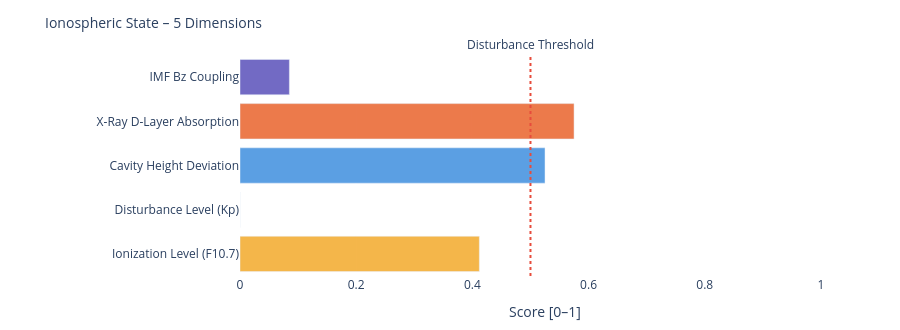

This figure's notebook cell:
### Markdown cell above
---
### 📐 Systemic Insight: Geometric Cavity vs. Real Schumann Resonance

**Relevant for:** Layer 6 = delta analysis &nbsp;|&nbsp; Layer 7 = feature vector / system interpretation

A cavity height change from 80 km to 70 km shifts the **idealized geometric frequencies** only minimally:

| Modus | Aktuell | Referenz | Δ |
|-------|---------|----------|---|
| SR-1 | 10.4762 Hz | 10.4599 Hz | +16 mHz |
| SR-2 | 18.1452 Hz | 18.1171 Hz | +28 mHz |
| SR-3 | 25.6612 Hz | 25.6215 Hz | +40 mHz |
| SR-4 | 33.1285 Hz | 33.0772 Hz | +51 mHz |

The geometric effect is limited because 10 km is very small compared to Earth's radius (~6371 km).

**Consequence:** Real Schumann deviations are likely driven more strongly by **conductivity, damping, day/night structure, lightning distribution and source geometry** than by pure cavity height.

---

**Layer 6 compares:**
```
geometric Δ from Layer 4  vs.  observed Δ from real Schumann measurement data
```

**Layer 7 Feature:**
```
If real Δ >> geometric Δ  →  non-geometric factors dominant
```

### Code cell
# ============================================================
# IONOSPHERIC STATE – Summary gauge
# Five dimensions: ionization, disturbance, cavity height, X-Ray, Bz coupling
# ============================================================

def norm(v, lo, hi):
    if v is None: return None
    return round(max(0.0, min(1.0, (v - lo) / (hi - lo))), 3)

# Ionization level (F10.7 → F2-Layer)
ioniz = norm(f107_val, 60, 250)

# Disturbance level (Kp → E/F-Layer irregularities)
disturb = norm(kp_val, 0, 9)

# Cavity height deviation from reference (80 km)
h_dev = norm(abs(h_eff - 80), 0, 20)

# X-Ray ionization (D-Layer absorption)
xray_ioniz = None
if xray_now is not None:
    xray_ioniz = norm(math.log10(max(xray_now, 1e-9)) + 9, 0, 5)

# Bz coupling (southward Bz → stronger magnetosphere-ionosphere coupling)
bz_coupling = norm(-(bz_now or 0), -5, 30) if bz_now is not None else None

dims = [
    ('Ionization Level (F10.7)',    ioniz,      '#F2A623'),
    ('Disturbance Level (Kp)',      disturb,    '#7F77DD'),
    ('Cavity Height Deviation',     h_dev,      '#378ADD'),
    ('X-Ray D-Layer Absorption',    xray_ioniz, '#E85D24'),
    ('IMF Bz Coupling',             bz_coupling,'#534AB7'),
]

fig = go.Figure()
for name, val, col in dims:
    if val is not None:
        h = int(val * 20)
        bar = '█' * h + '░' * (20 - h)
        label = f'{name}:  {bar}  {val:.3f}'
    else:
        label = f'{name}:  {"─" * 20}  n/a'
    fig.add_trace(go.Bar(
        x=[val if val is not None else 0],
        y=[name],
        orientation='h',
        marker_color=col, opacity=0.82,
        showlegend=False
    ))

fig.add_vline(x=0.5, line_dash='dot', line_color='#e74c3c',
              annotation_text='Disturbance Threshold', annotation_position='top')
fig.update_layout(
    title=dict(text='Ionospheric State – 5 Dimensions', font=dict(size=14)),
    xaxis=dict(title='Score [0–1]', range=[0, 1.05]),
    height=330, plot_bgcolor='rgba(0,0,0,0)', paper_bgcolor='rgba(0,0,0,0)',
    margin=dict(l=240, r=50, t=55, b=40)
)
fig.show()

print(f'\nIonospheric state:')
for name, val, _ in dims:
    print(f'  {name:<35} {val:.3f}' if val is not None else f'  {name:<35} n/a')

### Figure 1 — Plotly figure (JSON) as saved in the notebook; plotly's stock layout.template omitted (floating-point values rounded to 4 significant figures)
{"data": [{"marker": {"color": "#F2A623"}, "opacity": 0.82, "orientation": "h", "showlegend": false, "type": "bar", "x": [0.412], "y": ["Ionization Level (F10.7)"]}, {"marker": {"color": "#7F77DD"}, "opacity": 0.82, "orientation": "h", "showlegend": false, "type": "bar", "x": [0.0], "y": ["Disturbance Level (Kp)"]}, {"marker": {"color": "#378ADD"}, "opacity": 0.82, "orientation": "h", "showlegend": false, "type": "bar", "x": [0.525], "y": ["Cavity Height Deviation"]}, {"marker": {"color": "#E85D24"}, "opacity": 0.82, "orientation": "h", "showlegend": false, "type": "bar", "x": [0.575], "y": ["X-Ray D-Layer Absorption"]}, {"marker": {"color": "#534AB7"}, "opacity": 0.82, "orientation": "h", "showlegend": false, "type": "bar", "x": [0.085], "y": ["IMF Bz Coupling"]}], "layout": {"annotations": [{"showarrow": false, "text": "Disturbance Threshold", "x": 0.5, "xanchor": "center", "xref": "x", "y": 1, "yanchor": "bottom", "yref": "y domain"}], "height": 330, "margin": {"b": 40, "l": 240, "r": 50, "t": 55}, "paper_bgcolor": "rgba(0,0,0,0)", "plot_bgcolor": "rgba(0,0,0,0)", "shapes": [{"line": {"color": "#e74c3c", "dash": "dot"}, "type": "line", "x0": 0.5, "x1": 0.5, "xref": "x", "y0": 0, "y1": 1, "yref": "y domain"}], "title": {"font": {"size": 14}, "text": "Ionospheric State – 5 Dimensions"}, "xaxis": {"range": [0, 1.05], "title": {"text": "Score [0–1]"}}}}
